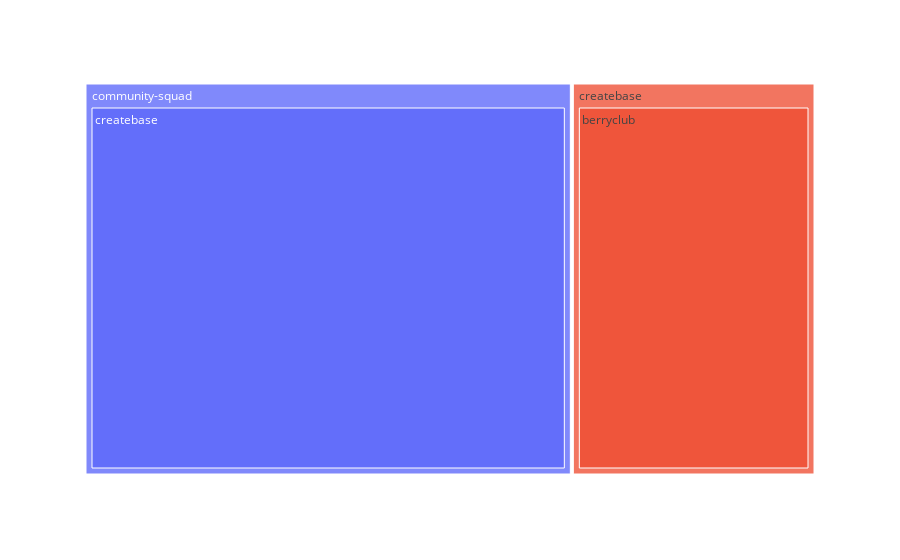
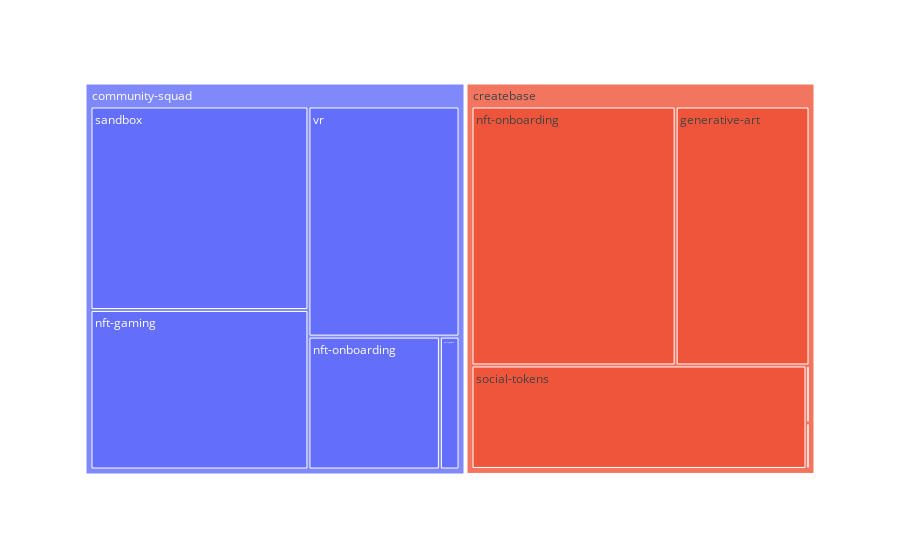
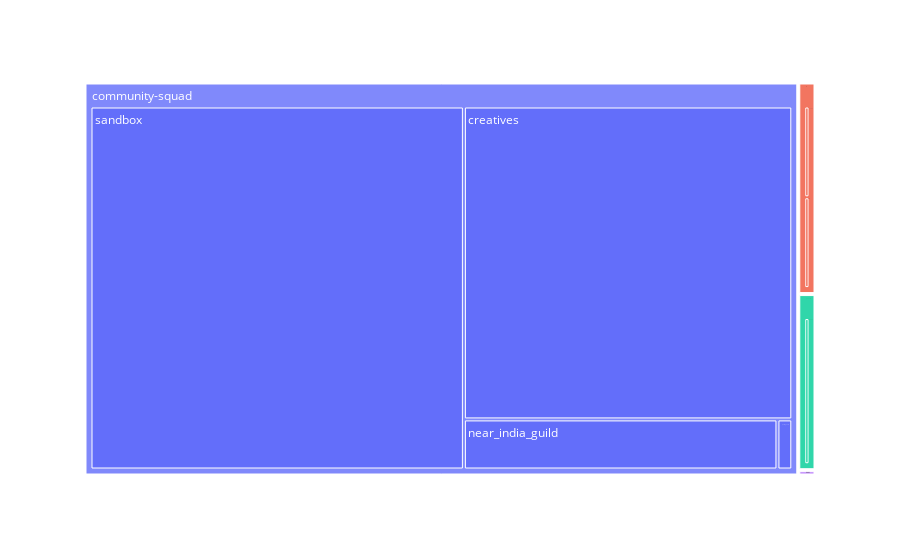
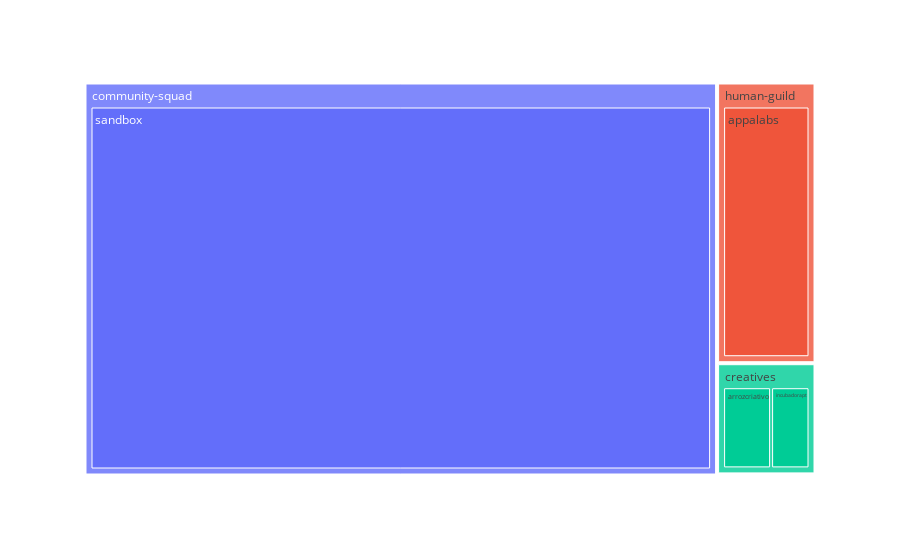

The notebook cell saved with these charts, in order:
### Markdown cell above
### alterntaive visualization: tree map
easy for the grammar; good interative visualization. only problem is not able to represent more than 1 level hierarchy. 

TODO: keep the color consistent across months

### Code cell
for idx, df_month_flow in df_time_flow.groupby(level='time'): 
    df_month_flow.reset_index(inplace=True) # convert the multi-index(from grouping) into columns
    fig = px.treemap(df_month_flow, path=[ 'dao_give', 'dao_receive'], values='amount')
    fig.show()

### Figure 1 — Plotly figure (JSON) as saved in the notebook; plotly's stock layout.template omitted (floating-point values rounded to 4 significant figures)
{"data": [{"branchvalues": "total", "domain": {"x": [0, 1], "y": [0, 1]}, "hovertemplate": "labels=%{label}<br>amount=%{value}<br>parent=%{parent}<br>id=%{id}<extra></extra>", "ids": ["createbase/berryclub", "community-squad/createbase", "community-squad", "createbase"], "labels": ["berryclub", "createbase", "community-squad", "createbase"], "name": "", "parents": ["createbase", "community-squad", "", ""], "type": "treemap", "values": [150, 300, 300, 150]}], "layout": {"legend": {"tracegroupgap": 0}, "margin": {"t": 60}}}

### Figure 2 — Plotly figure (JSON) as saved in the notebook; plotly's stock layout.template omitted (floating-point values rounded to 4 significant figures)
{"data": [{"branchvalues": "total", "domain": {"x": [0, 1], "y": [0, 1]}, "hovertemplate": "labels=%{label}<br>amount=%{value}<br>parent=%{parent}<br>id=%{id}<extra></extra>", "ids": ["createbase/generative-art", "createbase/indiacovidrelief", "createbase/jusdao", "nxm/muti", "community-squad/nft-gaming", "community-squad/nft-onboarding", "createbase/nft-onboarding", "community-squad/portuguese", "community-squad/sandbox", "createbase/social-tokens", "community-squad/vr", "community-squad", "createbase", "nxm"], "labels": ["generative-art", "indiacovidrelief", "jusdao", "muti", "nft-gaming", "nft-onboarding", "nft-onboarding", "portuguese", "sandbox", "social-tokens", "vr", "community-squad", "createbase", "nxm"], "name": "", "parents": ["createbase", "createbase", "createbase", "nxm", "community-squad", "community-squad", "createbase", "community-squad", "community-squad", "createbase", "community-squad", "", "", ""], "type": "treemap", "values": [2000, 10.0, 8, 10.0, 2000, 1005, 3050, 150, 2551, 2000, 2000, 7706, 7068, 10.0]}], "layout": {"legend": {"tracegroupgap": 0}, "margin": {"t": 60}}}

### Figure 3 — Plotly figure (JSON) as saved in the notebook; plotly's stock layout.template omitted (floating-point values rounded to 4 significant figures)
{"data": [{"branchvalues": "total", "domain": {"x": [0, 1], "y": [0, 1]}, "hovertemplate": "labels=%{label}<br>amount=%{value}<br>parent=%{parent}<br>id=%{id}<extra></extra>", "ids": ["nxm/alas", "genesis/ceramic", "community-squad/creatives", "createbase/graffiti", "nxm/muti", "createbase/near_codame_china", "community-squad/near_india_guild", "community-squad/portuguese", "community-squad/sandbox", "community-squad", "createbase", "genesis", "nxm"], "labels": ["alas", "ceramic", "creatives", "graffiti", "muti", "near_codame_china", "near_india_guild", "portuguese", "sandbox", "community-squad", "createbase", "genesis", "nxm"], "name": "", "parents": ["nxm", "genesis", "community-squad", "createbase", "nxm", "createbase", "community-squad", "community-squad", "community-squad", "", "", "", ""], "type": "treemap", "values": [0, 333.0, 12434, 200, 10.0, 200, 1900, 90, 16400, 30824, 400, 333.0, 10.0]}], "layout": {"legend": {"tracegroupgap": 0}, "margin": {"t": 60}}}

### Figure 4 — Plotly figure (JSON) as saved in the notebook; plotly's stock layout.template omitted (floating-point values rounded to 4 significant figures)
{"data": [{"branchvalues": "total", "domain": {"x": [0, 1], "y": [0, 1]}, "hovertemplate": "labels=%{label}<br>amount=%{value}<br>parent=%{parent}<br>id=%{id}<extra></extra>", "ids": ["human-guild/appalabs", "creatives/arrozcriativo", "createbase/codame", "creatives/incubadorapt", "createbase/marmaj", "community-squad/sandbox", "community-squad", "createbase", "creatives", "human-guild"], "labels": ["appalabs", "arrozcriativo", "codame", "incubadorapt", "marmaj", "sandbox", "community-squad", "createbase", "creatives", "human-guild"], "name": "", "parents": ["human-guild", "creatives", "createbase", "creatives", "createbase", "community-squad", "", "", "", ""], "type": "treemap", "values": [2500, 550, 5.0, 440, 5.0, 22500, 22500, 10.0, 990, 2500]}], "layout": {"legend": {"tracegroupgap": 0}, "margin": {"t": 60}}}
